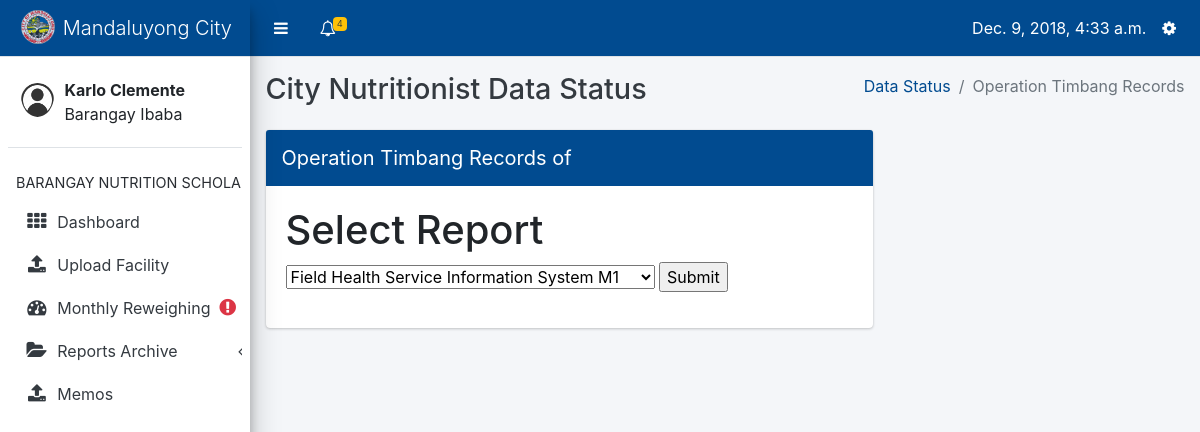
Page /data-input/bns/archives (signed in) on the committed database.
### core/models.py (models this page shows, shortened)
class Profile(models.Model):
    user = models.OneToOneField(User, on_delete=models.CASCADE, related_name='profile')
    barangay = models.ForeignKey(Barangay, on_delete=models.CASCADE, null=True, blank=True)
    USER_TYPES = (
        ('Barangay Nutrition Scholar', 'Barangay Nutrition Scholar'),
        ('Nutritionist', 'Nutritionist'),
        ('Nutrition Program Coordinator', 'Nutrition Program Coordinator')
    )
    user_type = models.CharField(max_length=40, choices=USER_TYPES)

### datainput/models.py (models this page shows, shortened)
class Barangay(models.Model):
    name = models.CharField(max_length=100)
    @property
    def has_reweighed(self):
        patients = Patient.objects.filter(barangay=self)
        if patients.count() == 0:
            return False
        for patient in patients:
            try:
                mr = MonthlyReweighing.objects.get(patient=patient, date__month=datetime.now().month)
            except MonthlyReweighing.DoesNotExist:
                return False
        return True

### datainput/views.py (the view)
# urls.py: path('bns/archives', views.reports_archive, name='archives'),
@login_required
def reports_archive(request):
    context = {
    }
    return render(request, 'datainput/archives.html', context)

### core/context_processors.py (called while the page is built)
def get_user_type(request):
    if request.user.is_anonymous:
        return {
            'user_type': None
        }
    return {
        'user_type': Profile.objects.get(user=request.user).user_type
    }

def get_notifications(request):
    if not request.user.is_anonymous:
        notifications = Notification.objects.filter(profile_to=Profile.objects.get(user=request.user)).order_by('-date')
        return {
            'notifications': notifications
        }
    return {
        'notifications': None
    }

def get_unread_notifications(request):
    if not request.user.is_anonymous:
        unread_count = Notification.objects.filter(profile_to=Profile.objects.get(user=request.user), is_read=False)
        return {
            'unread_count': unread_count.count()
        }
    return {
        'unread_count': None
    }

def today(request):
    return {
        'today': datetime.now()
    }

def year_now(request):
    return {
        'year_present': datetime.now().year
    }

def profile(request):
    if request.user.is_anonymous:
        return {
            'profile': None
        }
    return {
        'profile': Profile.objects.get(user=request.user)
    }

### datainput/templates/datainput/archives.html (shortened to what this page needs)
{% extends 'core/bns-layout.html' %}
{% block content %}
<div class="content-wrapper" style="min-height: 620px; height: auto; margin-top: 57px;">
    <div class="content-header">
        <div class="container-fluid">
            <div class="row mb-2">
                <div class="col-sm-6">
                    <h1 class="m-0 text-dark">City Nutritionist Data Status</h1>
                </div>
                <div class="col-sm-6">
                    <ol class="breadcrumb float-sm-right">
                        <li class="breadcrumb-item"><a href="{% url 'datainput:data_status_index' %}">Data Status</a></li>
                        <li class="breadcrumb-item active">Operation Timbang Records</li>
                    </ol>
                </div>
            </div>
        </div>
    </div>
    <section class="content">
        <div class="container-fluid">
            <div class="row">
                <div class="col-8">
                    <div class="card card-primary">
                        <div class="card-header p-0">
                            <h3 class="card-title p-3">Operation Timbang Records of {{ barangay }}</h3>
                        </div>
                        <div class="card-body">
    <h1>Select Report</h1>
    <form action="{% url 'datainput:select_report' %}" method="post">
        <select name="report">
            <optgroup label="Monthly">
                <option value="fhsis">Field Health Service Information System M1</option>
            </optgroup>
        </select>
        <input type="submit">
    </form>
                        </div>
                    </div>
                </div>
            </div>
        </div>
    </section>
</div>
{% endblock %}

### core/templates/core/bns-layout.html (shortened to what this page needs)
{% load static %}
<html>
    <head>
        <link rel="stylesheet" type="text/css" href="{% static 'core/plugins/bootstrap/css/bootstrap.css' %}">
        <link rel="stylesheet" type="text/css" href="{% static 'core/plugins/css/adminlte.css' %}">
        <link rel="stylesheet" type="text/css" href="{% static 'core/plugins/datatables/dataTables.bootstrap4.css' %}">
        <link rel="stylesheet" type="text/css" href="{% static 'core/plugins/font-awesome/css/font-awesome.css' %}">
    </head>
    <body class="sidebar-mini">
        <div class="wrapper">
            <nav class="main-header navbar navbar-expand border-bottom navbar-light bg-primary" style="position: fixed; right: 0; left: 0;">
                <ul class="navbar-nav">
                    <li class="nav-item">
                        <a class="nav-link" data-widget="pushmenu" href="#" style="padding-top: 12px;"><i class="fa fa-bars"></i></a>
                    </li>
                    <li class="nav-item dropdown">
                        <a class="nav-link" data-toggle="dropdown" href="#" aria-expanded="false" style="padding-top: 12px;">
                            <i class="fa fa-bell-o"></i>
                            {% if unread_count > 0 %}
                                <span class="badge badge-warning navbar-badge">
                                {{ unread_count }}</span>
                            {% endif %}
                        </a>
                    </li>
                </ul>
                <ul class="navbar-nav ml-auto">
                    <li class="nav-item mt-2">
                        {{ today }}
                    </li>
                    <li class="nav-item dropdown">
                        <a class="nav-link" data-toggle="dropdown" href="#" aria-expanded="true" style="padding-top: 12px;">
                            <i class="fa fa-cog"></i>
                        </a>
                    </li>
                </ul>
            </nav>
            <aside class="main-sidebar elevation-4 sidebar-light-primary" style="min-height: 620px;">
                <div class="brand-link bg-primary">
                    <img src="{% static 'core/images/com.png' %}" class="brand-image img-circle" style="opacity: .8">
                    <span class="brand-text font-weight-light">Mandaluyong City</span>
                </div>
                <div class="sidebar">
                    <div class="user-panel mt-3 pb-3 mb-3 d-flex">
                        <div class="image">
                            <img src="{% static 'core/images/usr.png' %}" class="img-circle" alt="User Image" style="padding-top: 10px">
                        </div>
                        <div class="info">
                            <div class="d-block"><b>{{ profile.user.first_name }} {{ profile.user.last_name }}</b><br>{{ profile.barangay.name }}</div>
                        </div>
                    </div>
                    <nav class="mt-2">
                        <ul class="nav nav-pills nav-sidebar flex-column" data-widget="treeview" role="menu" data-accordion="false">
                            <li class="nav-header">BARANGAY NUTRITION SCHOLAR</li>
                            <li class="nav-item">
                                <a class="nav-link {% if active == 'db' %}active{% endif %}" href="{% url 'core:bns_dashboard' %}">
                                    <i class="nav-icon fa fa-th"></i>
                                    <p>Dashboard</p>
                                </a>
                            </li>
                            <li class="nav-item">
                                <a href="{% url 'core:bns-index' %}" class="nav-link {% if active == 'uf' %}active{% endif %}">
                                    <i class="nav-icon fa fa-upload"></i>
                                    <p>Upload Facility</p>
                                </a>
                            </li>
                            <li class="nav-item">
                                <a href="{% url 'datainput:latest_monthly_reweighing_index' %}" class="nav-link {% if active == 'mw' %}active{% endif %}">
                                    <i class="nav-icon fa fa-dashboard"></i>
                                    <p>Monthly Reweighing</p>
                                    {% if not profile.barangay.has_reweighed %}
                                        <i class="text-danger nav-icon fa fa-exclamation-circle"></i>
                                    {% endif %}
                                </a>
                            </li>
                            <li class="nav-item has-treeview {% if active == 'fh' or active == 'mr' or active == 'ot' or active == 'fp' %}menu-open{% endif %}">
                            <a href="#" class="nav-link {% if active == 'fh' or active == 'mr' or active == 'ot' or active == 'fp' %}active{% endif %}">
                              <i class="nav-icon fa fa-folder-open"></i>
                              <p>
                                Reports Archive
                                <i class="right fa fa-angle-left"></i>
                              </p>
                            </a>
                            </li>
                            <li class="nav-item">
                                <a href="{% url 'core:memos' %}" class="nav-link {% if active == 'mm' %}active{% endif %}">
                                    <i class="nav-icon fa fa-upload"></i>
                                    <p>Memos</p>
                                </a>
                            </li>
                        </ul>
                    </nav>
                </div>
            </aside>
            {% block content %}
            {% endblock %}
        </div>
    </body>
</html>

### rows in the picture
Profile: user.first_name "Karlo", user.last_name "Clemente", barangay.name "Barangay Ibaba"

### other values in the picture
{{ unread_count }} "4"
